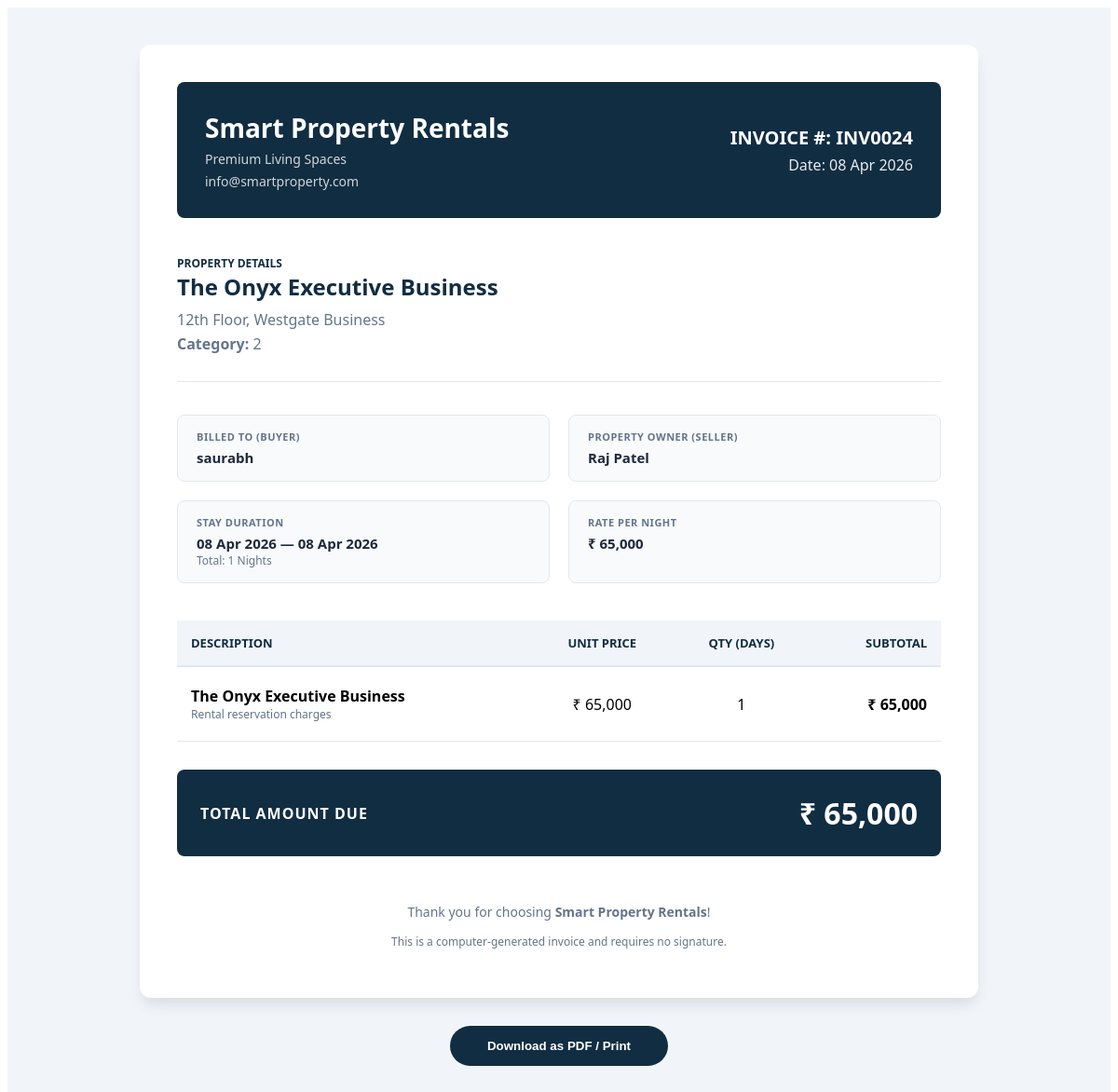
Screenshot of /invoice/24/ (signed in) with the database file from the repository.
### myapp/models.py (models this page shows, shortened)
class Purchase(models.Model):
    property_id = models.ForeignKey(Property,on_delete=models.CASCADE)
    buyer_id = models.ForeignKey(Registration,on_delete=models.CASCADE)
    purchase_date = models.DateField(auto_now_add=True)
    start_date = models.DateTimeField()
    end_date = models.DateTimeField()
    amount = models.FloatField()
    payment_mode = models.CharField(max_length=15)
    ownership_transfer_date = models.DateField(auto_now_add=True)
    status = models.CharField(max_length=10)
    razorpay_payment_id = models.CharField(max_length=35)

class Property(models.Model):
    category_id = models.ForeignKey(Category,on_delete=models.CASCADE)
    seller_id = models.ForeignKey(Registration,on_delete=models.CASCADE)
    title = models.CharField(max_length=30)
    description = models.TextField()
    type = models.CharField(max_length=15)
    location = models.CharField(max_length=40)
    price = models.CharField(max_length=10)
    status = models.CharField(max_length=10)
    created_at = models.DateTimeField(auto_now_add=True)

class Registration(models.Model):
    name = models.CharField(max_length=20)
    email = models.CharField(max_length=25)
    password = models.CharField(max_length=16)
    phone = models.CharField(max_length=10)
    address = models.TextField()
    status = models.CharField(max_length=15)
    created_at = models.DateTimeField(auto_now_add=True)
    role =models.CharField(max_length=20,choices=Role)
    id_proof = models.ImageField(upload_to="photos/", blank=True)

### myapp/views.py (the view)
# urls.py: path('invoice/<int:id>/', views.invoice, name='invoice'),
def invoice(request, id):
    userid = request.session.get("log_id")
    booking = Purchase.objects.get(id=id, buyer_id=userid)
    invoice_number = f"INV{str(booking.id).zfill(4)}"
    total_days = (booking.end_date - booking.start_date).days + 1
    price = int(booking.property_id.price)
    total_amount = price * total_days
    context = {
        "booking": booking,
        "total_days": total_days,
        "price_formatted": "{:,}".format(price),
        "total_amount_formatted": "{:,}".format(total_amount),
        "invoice_number": invoice_number,
        "invoice_date": booking.start_date, # Or timezone.now().date()
    }
    return render(request, "invoice.html", context)

### myapp/templates/invoice.html (shortened to what this page needs)
<div class="invoice-wrapper">
    <div class="invoice-box">
        <table class="header-stripe">
            <tr>
                <td>
                    <h2 style="margin: 0; font-size: 28px;">Smart Property Rentals</h2>
                    <p style="margin: 5px 0 0 0; opacity: 0.8; font-size: 14px;">Premium Living Spaces</p>
                    <p style="margin: 5px 0 0 0; opacity: 0.8; font-size: 14px;">info@smartproperty.com</p>
                </td>
                <td style="text-align: right;">
                    <div style="font-size: 20px; font-weight: 700;">INVOICE #: {{ invoice_number }}</div>
                    <div style="margin-top: 5px; opacity: 0.9;">Date: {{ invoice_date|date:"d M Y" }}</div>
                </td>
            </tr>
        </table>
        <div class="prop-section">
            <div class="prop-details">
                <span style="color: var(--primary); font-weight: bold; text-transform: uppercase; font-size: 12px;">Property Details</span>
                <h3>{{ booking.property_id.title }}</h3>
                <p>{{ booking.property_id.location }}</p>
                <p><strong>Category:</strong> {{ booking.property_id.type }}</p>
            </div>
        </div>
        <div class="info-grid">
            <div class="info-card">
                <span class="label">Billed To (Buyer)</span>
                <strong>{{ booking.buyer_id.name }}</strong>
            </div>
            <div class="info-card">
                <span class="label">Property Owner (Seller)</span>
                <strong>{{ booking.property_id.seller_id.name }}</strong>
            </div>
            <div class="info-card">
                <span class="label">Stay Duration</span>
                <strong>{{ booking.start_date|date:"d M Y" }} — {{ booking.end_date|date:"d M Y" }}</strong>
                <div style="font-size: 12px; color: var(--text-muted);">Total: {{ total_days }} Nights</div>
            </div>
            <div class="info-card">
                <span class="label">Rate per Night</span>
                <strong>₹ {{ price_formatted }}</strong>
            </div>
        </div>
        <table class="items-table">
            <thead>
                <tr>
                    <th>Description</th>
                    <th style="text-align: center;">Unit Price</th>
                    <th style="text-align: center;">Qty (Days)</th>
                    <th style="text-align: right;">Subtotal</th>
                </tr>
            </thead>
            <tbody>
                <tr>
                    <td>
                        <div style="font-weight: 600;">{{ booking.property_id.title }}</div>
                        <div style="font-size: 12px; color: var(--text-muted);">Rental reservation charges</div>
                    </td>
                    <td style="text-align: center;">₹ {{ price_formatted }}</td>
                    <td style="text-align: center;">{{ total_days }}</td>
                    <td style="text-align: right;"><strong>₹ {{ total_amount_formatted }}</strong></td>
                </tr>
            </tbody>
        </table>
        <div class="total-stripe">
            <div style="text-transform: uppercase; letter-spacing: 1px; font-weight: 600;">Total Amount Due</div>
            <div class="total-amount">₹ {{ total_amount_formatted }}</div>
        </div>
        <div class="footer-note">
            <p>Thank you for choosing <strong>Smart Property Rentals</strong>!</p>
            <p style="font-size: 12px;">This is a computer-generated invoice and requires no signature.</p>
        </div>
    </div>
    <div class="no-print">
        <button onclick="window.print()" class="btn-print">Download as PDF / Print</button>
    </div>
</div>

### myapp/templates/invoice.html (style rules this page uses)
.invoice-wrapper { background: #f1f5f9; padding: 40px 20px; font-family: 'Segoe UI', Roboto, Helvetica, Arial, sans-serif; }
.invoice-box { width: 100%; max-width: 900px; margin: auto; background: white; padding: 40px; border-radius: 12px; box-shadow: 0 10px 15px -3px rgba(0, 0, 0, 0.1); box-sizing: border-box; color: var(--text-dark); }
.header-stripe { width: 100%; background-color: var(--primary) !important; color: white !important; border-radius: 8px; margin-bottom: 40px; border-spacing: 0; overflow: hidden; -webkit-print-color-adjust: exact; }
.header-stripe td { padding: 30px; vertical-align: middle; }
.prop-section { display: flex; gap: 25px; margin-bottom: 35px; padding-bottom: 25px; border-bottom: 1px solid var(--border); align-items: flex-start; }
.prop-details h3 { margin: 0 0 8px 0; font-size: 24px; color: var(--primary); }
.prop-details p { margin: 4px 0; color: var(--text-muted); }
.info-grid { display: grid; grid-template-columns: repeat(2, 1fr); gap: 20px; margin-bottom: 40px; }
.info-card { background: var(--light-gray); padding: 15px 20px; border: 1px solid var(--border); border-radius: 8px; }
.info-card .label { font-size: 11px; font-weight: 800; text-transform: uppercase; color: var(--text-muted); letter-spacing: 0.5px; display: block; margin-bottom: 5px; }
.info-card strong { font-size: 15px; color: var(--text-dark); }
.items-table { width: 100%; border-collapse: collapse; margin-bottom: 30px; }
.items-table th { background: #f1f5f9; color: var(--primary); text-align: left; padding: 15px; font-size: 13px; text-transform: uppercase; border-bottom: 2px solid var(--border); }
.items-table td { padding: 20px 15px; border-bottom: 1px solid var(--border); }
.total-stripe { background: var(--primary) !important; color: white !important; border-radius: 8px; padding: 25px; display: flex; justify-content: space-between; align-items: center; -webkit-print-color-adjust: exact; }
.total-amount { font-size: 32px; font-weight: 700; }
.footer-note { text-align: center; margin-top: 50px; color: var(--text-muted); font-size: 14px; }
.no-print { text-align: center; margin-top: 30px; }
.btn-print { background: var(--primary); color: white; border: none; padding: 14px 40px; border-radius: 30px; font-weight: 600; cursor: pointer; transition: opacity 0.2s; }

### rows the page displays
Purchase: start_date "08 Apr 2026", property_id "The Onyx Executive Business", property_id.location "12th Floor, Westgate Business", property_id.type "2", buyer_id.name "saurabh", property_id.seller_id.name "Raj Patel", end_date "08 Apr 2026"

### other values shown
{{ invoice_number }} "INV0024"
{{ total_days }} "1"
{{ price_formatted }} "65,000"
{{ total_amount_formatted }} "65,000"
